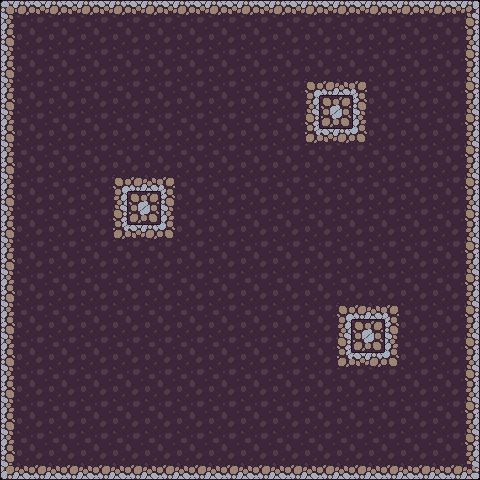

Tiled map render using the project's own tile images. Description and the map definition, with tile-layer contents summarised, below:
An orthogonal 15x15 tile map with 32x32 px tiles, 1 tile layer (tileset), 2 tilesets.

<map version="1.5" tiledversion="1.7.2" orientation="orthogonal" renderorder="right-down" width="15" height="15" tilewidth="32" tileheight="32" infinite="0" nextlayerid="3" nextobjectid="1">
 <tileset firstgid="1" name="engine1_tileset" tilewidth="32" tileheight="32" tilecount="60" columns="10">
  <grid orientation="orthogonal" width="16" height="16" />
  <image source="../Textures/tileset.png" width="320" height="192" />
  <tile id="0">
   <properties>
    <property name="value" type="bool" value="true" />
   </properties>
  </tile>
  <tile id="1">
   <properties>
    <property name="value" type="bool" value="true" />
   </properties>
  </tile>
  <tile id="2">
   <properties>
    <property name="value" type="bool" value="true" />
   </properties>
  </tile>
  <tile id="3">
   <properties>
    <property name="value" type="bool" value="true" />
   </properties>
  </tile>
  <tile id="4">
   <properties>
    <property name="value" type="bool" value="true" />
   </properties>
  </tile>
  <tile id="5">
   <properties>
    <property name="value" type="bool" value="true" />
   </properties>
  </tile>
  <tile id="6">
   <properties>
    <property name="value" type="bool" value="true" />
   </properties>
  </tile>
  <tile id="7">
   <properties>
    <property name="value" type="bool" value="true" />
   </properties>
  </tile>
  <tile id="8">
   <properties>
    <property name="value" type="bool" value="true" />
   </properties>
  </tile>
  <tile id="9">
   <properties>
    <property name="value" type="bool" value="true" />
   </properties>
  </tile>
  <tile id="10">
   <properties>
    <property name="value" type="bool" value="true" />
   </properties>
  </tile>
  <tile id="11">
   <properties>
    <property name="value" type="bool" value="true" />
   </properties>
  </tile>
  <tile id="12">
   <properties>
    <property name="value" type="bool" value="true" />
   </properties>
  </tile>
  <tile id="13">
   <properties>
    <property name="value" type="bool" value="true" />
   </properties>
  </tile>
  <tile id="14">
   <properties>
    <property name="value" type="bool" value="true" />
   </properties>
  </tile>
  <tile id="15">
   <properties>
    <property name="value" type="bool" value="true" />
   </properties>
  </tile>
  <tile id="16">
   <properties>
    <property name="value" type="bool" value="true" />
   </properties>
  </tile>
  <tile id="17">
   <properties>
    <property name="value" type="bool" value="true" />
   </properties>
  </tile>
  <tile id="18">
   <properties>
    <property name="value" type="bool" value="true" />
   </properties>
  </tile>
  <tile id="19">
   <properties>
    <property name="value" type="bool" value="true" />
   </properties>
  </tile>
  <tile id="20">
   <properties>
    <property name="value" type="bool" value="true" />
   </properties>
  </tile>
  <tile id="21">
   <properties>
    <property name="value" type="bool" value="true" />
   </properties>
  </tile>
  <tile id="22">
   <properties>
    <property name="value" type="bool" value="true" />
   </properties>
  </tile>
  <tile id="23">
   <properties>
    <property name="value" type="bool" value="true" />
   </properties>
  </tile>
  <tile id="24">
   <properties>
    <property name="value" type="bool" value="true" />
   </properties>
  </tile>
  <tile id="25">
   <properties>
    <property name="value" type="bool" value="true" />
   </properties>
  </tile>
  <tile id="26">
   <properties>
    <property name="value" type="bool" value="true" />
   </properties>
  </tile>
  <tile id="27">
   <properties>
    <property name="value" type="bool" value="true" />
   </properties>
  </tile>
  <tile id="28">
   <properties>
    <property name="value" type="bool" value="true" />
   </properties>
  </tile>
  <tile id="29">
   <properties>
    <property name="value" type="bool" value="true" />
   </properties>
  </tile>
  <tile id="30">
   <properties>
    <property name="value" type="bool" value="true" />
   </properties>
  </tile>
  <tile id="31">
   <properties>
    <property name="value" type="bool" value="true" />
   </properties>
  </tile>
  <tile id="32">
   <properties>
    <property name="value" type="bool" value="true" />
   </properties>
  </tile>
  <tile id="33">
   <properties>
    <property name="value" type="bool" value="true" />
   </properties>
  </tile>
  <tile id="34">
   <properties>
    <property name="value" type="bool" value="true" />
   </properties>
  </tile>
  <tile id="35">
   <properties>
    <property name="value" type="bool" value="true" />
   </properties>
  </tile>
  <tile id="36">
   <properties>
    <property name="value" type="bool" value="true" />
   </properties>
  </tile>
  <tile id="37">
   <properties>
    <property name="value" type="bool" value="true" />
   </properties>
  </tile>
  <tile id="38">
   <properties>
    <property name="value" type="bool" value="true" />
   </properties>
  </tile>
  <tile id="39">
   <properties>
    <property name="value" type="bool" value="true" />
   </properties>
  </tile>
  <tile id="40">
   <properties>
    <property name="value" type="bool" value="true" />
   </properties>
  </tile>
  <tile id="41">
   <properties>
    <property name="value" type="bool" value="true" />
   </properties>
  </tile>
  <tile id="42">
   <properties>
    <property name="value" type="bool" value="true" />
   </properties>
  </tile>
  <tile id="43">
   <properties>
    <property name="value" type="bool" value="true" />
   </properties>
  </tile>
  <tile id="44">
   <properties>
    <property name="value" type="bool" value="true" />
   </properties>
  </tile>
  <tile id="45">
   <properties>
    <property name="value" type="bool" value="true" />
   </properties>
  </tile>
  <tile id="46">
   <properties>
    <property name="value" type="bool" value="true" />
   </properties>
  </tile>
  <tile id="47">
   <properties>
    <property name="value" type="bool" value="true" />
   </properties>
  </tile>
  <tile id="48">
   <properties>
    <property name="value" type="bool" value="true" />
   </properties>
  </tile>
  <tile id="49">
   <properties>
    <property name="value" type="bool" value="true" />
   </properties>
  </tile>
  <tile id="50">
   <properties>
    <property name="value" type="bool" value="true" />
   </properties>
  </tile>
  <tile id="51">
   <properties>
    <property name="value" type="bool" value="true" />
   </properties>
  </tile>
  <tile id="52">
   <properties>
    <property name="value" type="bool" value="true" />
   </properties>
  </tile>
  <tile id="53">
   <properties>
    <property name="value" type="bool" value="true" />
   </properties>
  </tile>
  <tile id="54">
   <properties>
    <property name="value" type="bool" value="true" />
   </properties>
  </tile>
  <tile id="55">
   <properties>
    <property name="value" type="bool" value="true" />
   </properties>
  </tile>
  <tile id="56">
   <properties>
    <property name="value" type="bool" value="true" />
   </properties>
  </tile>
  <tile id="57">
   <properties>
    <property name="value" type="bool" value="true" />
   </properties>
  </tile>
  <tile id="58">
   <properties>
    <property name="value" type="bool" value="true" />
   </properties>
  </tile>
  <tile id="59">
   <properties>
    <property name="value" type="bool" value="true" />
   </properties>
  </tile>
 </tileset>
 <tileset firstgid="61" name="engine1_tileset2" tilewidth="16" tileheight="16" tilecount="240" columns="20">
  <image source="../Textures/tileset.png" width="320" height="192" />
 </tileset>
 <layer id="1" name="tileset" width="15" height="15">
  <data>[225 cells, 225 non-empty, 18 distinct tile ids]</data>
 </layer>
</map>
